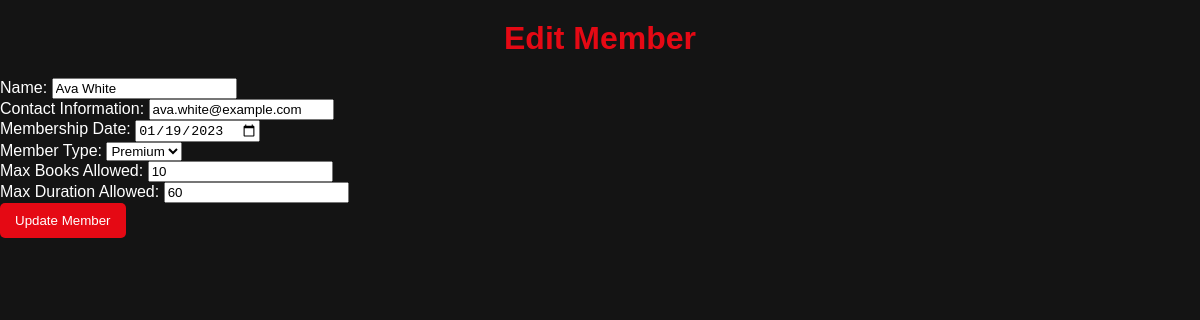
Page /edit_member/1 on the committed database.
### tables this page shows
CREATE TABLE Members (
    MemberID INTEGER PRIMARY KEY AUTOINCREMENT,
    Name TEXT NOT NULL,
    ContactInformation TEXT NOT NULL UNIQUE,
    MembershipDate DATE NOT NULL,
    MemberType TEXT NOT NULL,
    MaxBooksAllowed INTEGER NOT NULL,
    MaxDurationAllowed INTEGER NOT NULL
);

### app.py (the view, shortened to what this page needs)
@app.route('/edit_member/<int:id>', methods=('GET', 'POST'))
def edit_member(id):
    conn = get_db_connection()
    member = conn.execute('SELECT * FROM Members WHERE MemberID = ?', (id,)).fetchone()
    conn.close()
    return render_template('edit_member.html', member=member)

### app.py (called while the page is built)
def get_db_connection():
    conn = sqlite3.connect('library.db')
    conn.row_factory = sqlite3.Row
    return conn

### templates/edit_member.html (shortened to what this page needs)
<!DOCTYPE html>
<html lang="en">
<head>
    <link rel="stylesheet" type="text/css" href="/static/style.css">
</head>
<body>
    <h1>Edit Member</h1>
    <form method="POST">
        <label for="name">Name:</label>
        <input type="text" name="name" value="{{ member['Name'] }}" required><br>
        <label for="contact_info">Contact Information:</label>
        <input type="text" name="contact_info" value="{{ member['ContactInformation'] }}" required><br>
        <label for="membership_date">Membership Date:</label>
        <input type="date" name="membership_date" value="{{ member['MembershipDate'] }}" required><br>
        <label for="member_type">Member Type:</label>
        <select name="member_type">
            <option value="Premium" {% if member['MemberType'] == 'Premium' %}selected{% endif %}>Premium</option>
        </select><br>
        <label for="max_books">Max Books Allowed:</label>
        <input type="number" name="max_books" value="{{ member['MaxBooksAllowed'] }}" required><br>
        <label for="max_duration">Max Duration Allowed:</label>
        <input type="number" name="max_duration" value="{{ member['MaxDurationAllowed'] }}" required><br>
        <button type="submit">Update Member</button>
    </form>
</body>
</html>

### static/style.css (style rules this page uses)
body { font-family: 'Arial', sans-serif; margin: 0; padding: 0; background-color: #141414; color: white; }
h1, h2 { text-align: center; color: #e50914; margin-top: 20px; }
button, a.button { display: inline-block; background-color: #e50914; color: white; padding: 10px 15px; text-decoration: none; border: none; border-radius: 5px; cursor: pointer; }

### rows in the picture
Members: name "Ava White", contact_info "ava.white@example.com", membership_date "01/19/2023", member_type "Premium", max_books "10", max_duration "60"
